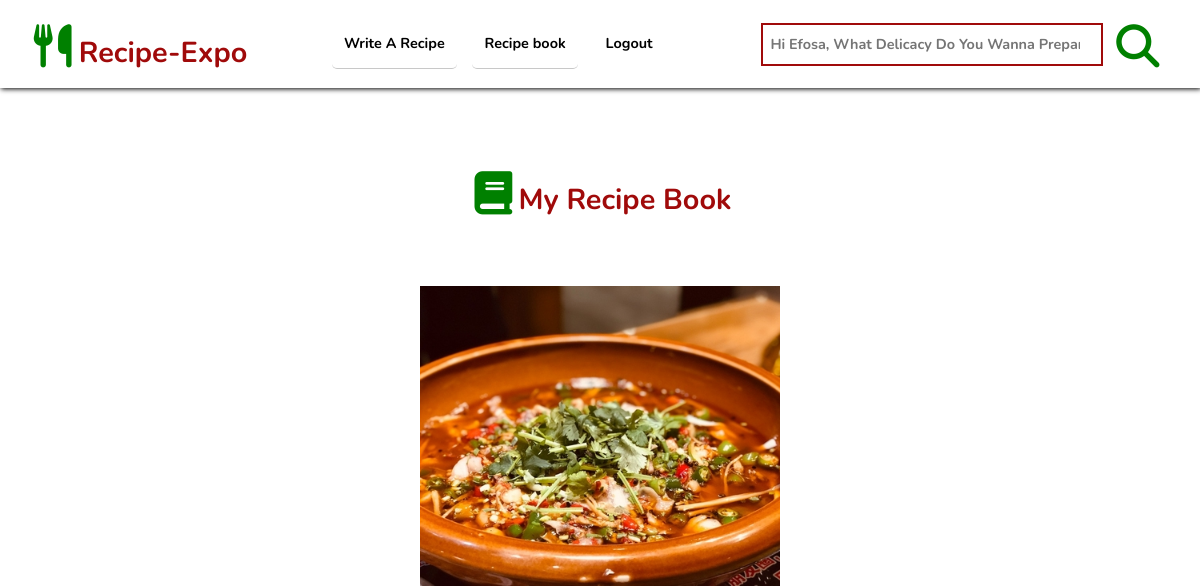
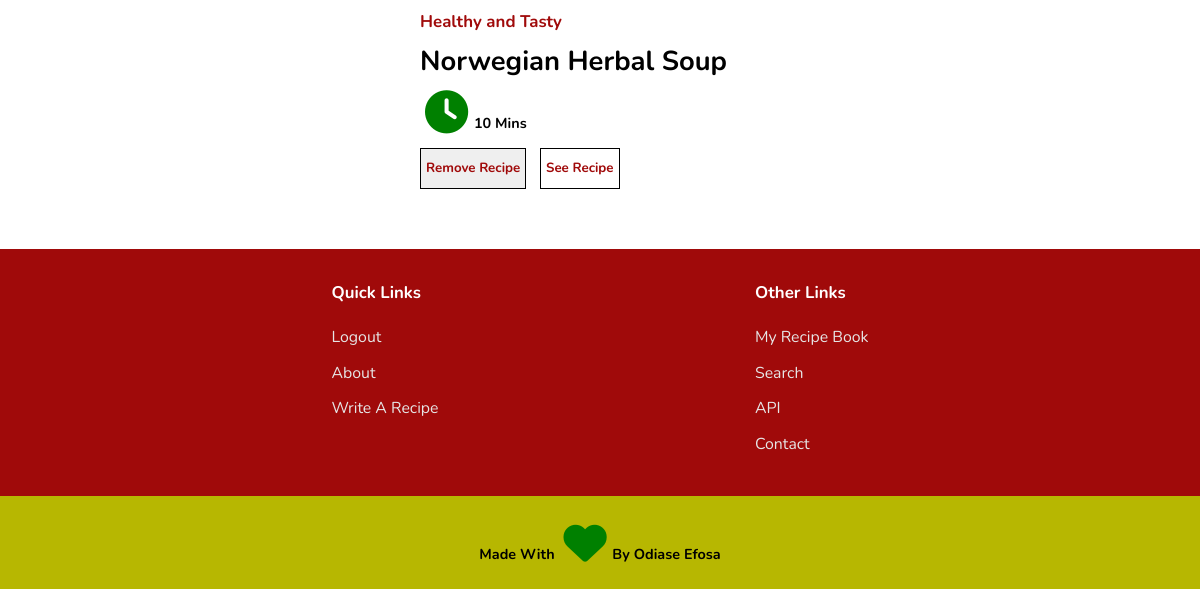
The app's page /recipes/recipe_book/ (signed in), older data (2 pictures, top to bottom).
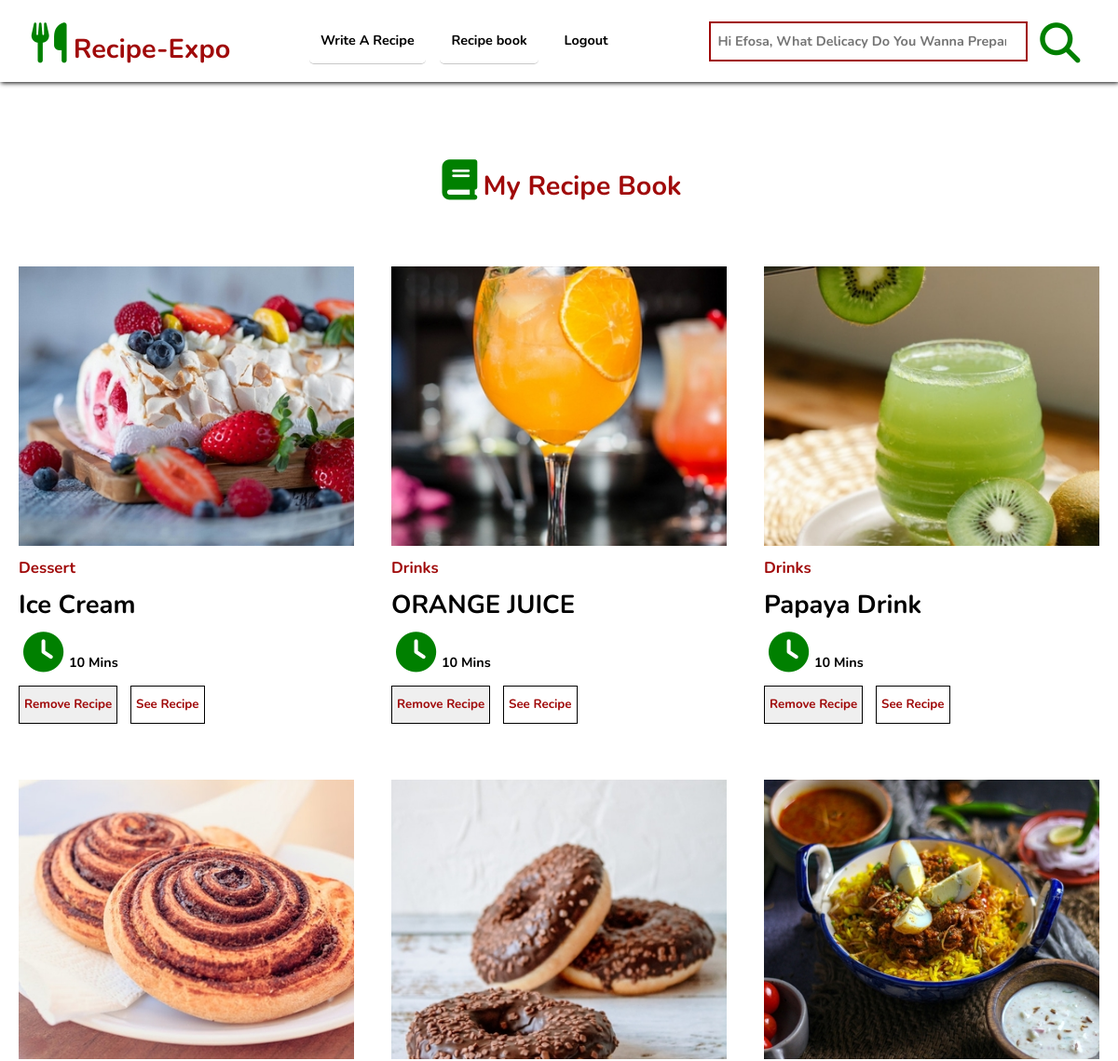
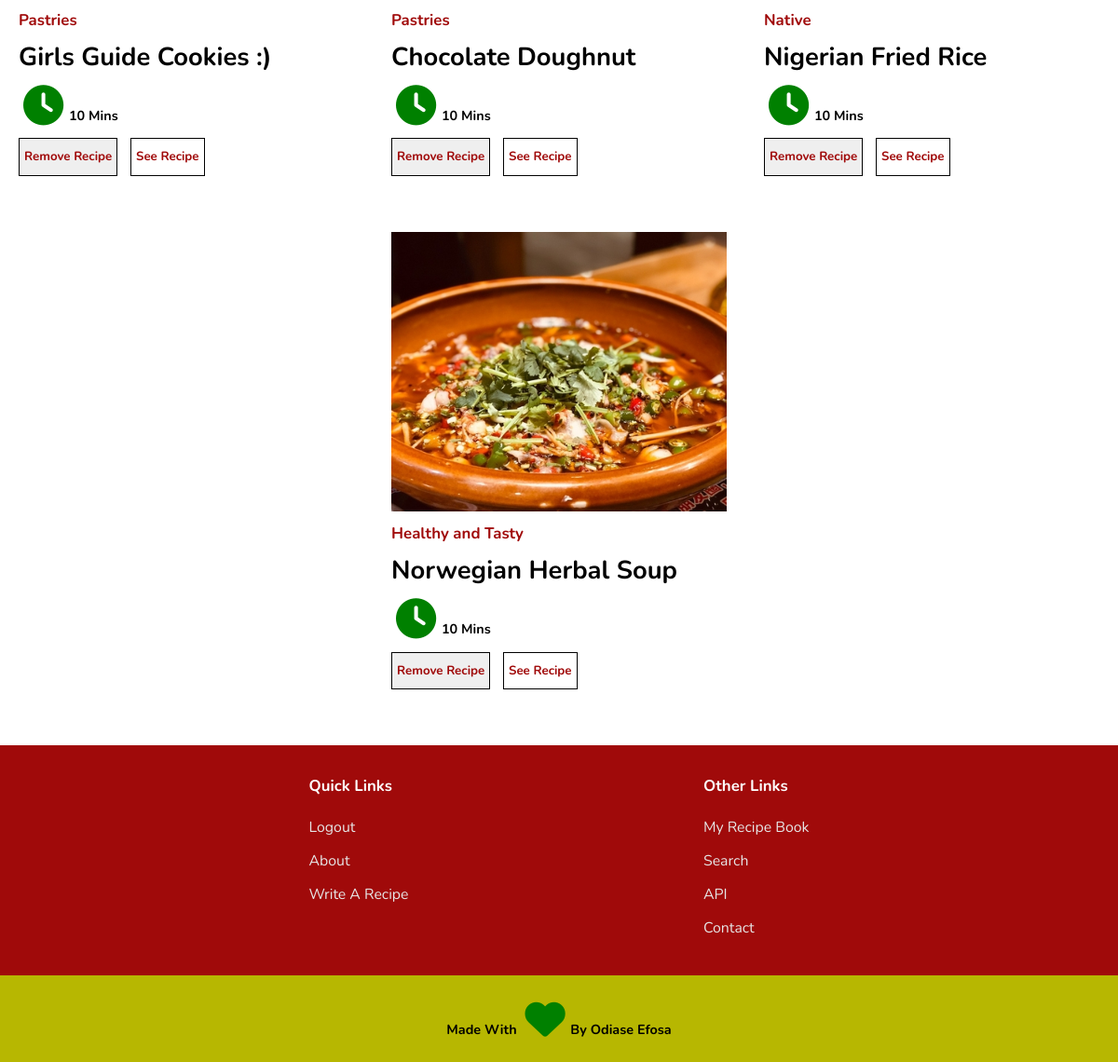
The same page, newer data (2 pictures, top to bottom).
### recipes/models.py (models this page shows, shortened)
class Recipe(models.Model):
    recipe_categories = (
        ('Dessert','Dessert'),
        ('Drinks','Drinks'),
        ('Healthy and Tasty', 'Healthy and Tasty'),
        ('Native', 'Native'),
        ('Pastries', 'Pastries'),
        ('Soup','Soup'),
        ('Veggies', 'Veggies'),
    )
    servings  = (
        ("1 to 3","1 to 3"),
        ("3 to 5","3 to 5"),
        ("5 to 7","5 to 7"),
        ("more Than 7", "more Than 7"),
    )
    user = models.ForeignKey(User,on_delete=models.SET_NULL, related_name = "my_recipes", null = True)
    recipe_name = models.CharField(max_length=200)
    recipe_info = models.TextField(max_length=1000, help_text="Give Some Information About This recipe", blank=True, null = True)
    recipe_image = ResizedImageField(size = [600,600],upload_to = "uploads/recipe_images", force_format = "jpeg", quality = 100)
    recipe_preparation = RichTextField()
    preparation_time = models.IntegerField(help_text="Time to prepare the ingredients, e.g 10 (for 10 minutes)")
    cooking_time = models.IntegerField(help_text="Time to cook the ingredients, e.g 10 (for 10 minutes)")
    category = models.CharField(choices=recipe_categories, max_length=20)
    serving = models.CharField(choices = servings, max_length=15)
    created = models.DateTimeField(auto_now_add=True, blank = True, null = True, editable=False)
    updated = models.DateTimeField(auto_now = True, blank = True, null = True, editable=False)
    youtube_video_url = EmbedVideoField(blank = True, null =True)
    id = models.UUIDField(default=uuid.uuid4, unique = True, primary_key=True)
    slug = models.SlugField(unique = True, max_length = 200)
    class Meta:
        ordering = ['-created']
    def get_absolute_url(self):
        return reverse('single_recipe',args = [str(self.slug),str(self.id)])

### recipes/views.py (the view)
# urls.py: path("recipe_book/", recipe_book, name = "recipe_book"),
@login_required(login_url="login")
def recipe_book(request):
    recipe_book,created = RecipeBook.objects.get_or_create(user = request.user)
    book_recipes = recipe_book.recipes.all()
    api_recipes = recipe_book.api_recipes.all()
    context = {
        'recipe_book': recipe_book,
        'book_recipes': book_recipes,
        'api_recipes':api_recipes
    }
    return render(request, "recipes/recipe-book.html", context)

### recipes/templates/recipes/recipe-book.html (shortened to what this page needs)
{%extends 'home.html' %}
{% load static %}
    {%block styles%}
    <link rel="stylesheet" href="{% static 'styles/recipe-book.css'%}">
    {%endblock styles%}
    {%block content%}
    <main class="recipe-book-main">
        <br><br>
        <div class="recipe-book">
            <h1><i class="fa fa-book"></i>My Recipe Book</h1>
        </div>
        <div class="recipes-wrapper recipe-book-wrapper">
            {% if book_recipes %}
                {%for recipe in book_recipes%}
                    <div class="recipe">
                        <div class="recipe-img">
                            <img src="{{recipe.recipe_image.url}}" alt="">
                        </div>
                        <div class="recipe-info">
                            <h3>{{recipe.category}}</h3>
                            <h2>{{recipe.recipe_name}}</h2>
                            <h4><i class="fa fa-clock"></i> 10 Mins</h4>
                            <form action="" class="remove-form">
                                <button class="remove-btn" type="submit" >Remove Recipe</button>
                                <button class="remove-btn special-btn" type="submit" style="margin-left: 10px;" > <a href=" {{recipe.get_absolute_url}} ">See Recipe</a> </button>
                            </form>
                        </div>
                    </div>
                {%endfor%}
            {%else%}
            <p></p>
            <h3 style="text-align: center; display: inline-block;">You Have Saved No Recipe in Your Book</h3>
            <p></p>
            {%endif%}
        </div>
    </main>
    {%endblock content%}

### templates/home.html (shortened to what this page needs)
{%load static%}
<!DOCTYPE html>
<html lang="en">
<head>
    <link rel="stylesheet" href="{% static 'styles/general.css'%}">
    {%block styles%}{%endblock styles%}
</head>
<body>
    <header>
        <h1><a href=" {% url 'home' %} "><i class="fa fa-utensils"></i>Recipe-Expo</a></h1>
        <nav class="navbar">
            <a href=" {% url 'create_recipe' %} ">Write A Recipe</a>
            <a href=" {% url 'recipe_book' %} ">Recipe book</a>
            {%if user.is_authenticated%}
            <a href=" {% url 'logout'%} ">Logout</a>
            {%else%}
            <a href=" {% url 'sign_up'%} ">Sign Up</a>
            <a href=" {% url 'login' %} ">Login</a>
            {%endif%}
        </nav>
            <form action=" {% url 'search_recipe' %} " method="post" class="search-bar">
                {%if user.is_authenticated%}
                <input type="search" name="search_input" placeholder="Hi {{user.username}}, What Delicacy Do You Wanna prepare?... ">
                {%else%}
                <input type="search" name="search_input" placeholder="What Delicacy Do You Wanna prepare?... ">
                {%endif%}
                <button type="submit">
                    <i class="fa fa-search"></i></button>
            </form>
    </header>
    {%block content%}{%endblock content%}
    <footer>
        <div class="footer-inner-wrapper">
            <div class="footer-category">
                <h3>Quick Links</h3>
                <ul>
                    {% if user.is_authenticated == False %}
                    <li><a href=" {% url 'sign_up' %} ">Sign Up</a></li>
                    <li><a href=" {% url 'login' %} ">Login</a></li>
                    {%else%}
                    <li><a href=" {% url 'logout' %} ">Logout</a></li>
                    {% endif %}
                    <li><a href="">About</a></li>
                    <li><a href=" {% url 'create_recipe' %} ">Write A Recipe</a></li>
                </ul>
            </div>
            <div class="footer-category">
                <h3>Other Links</h3>
                <ul>
                    {% if user.is_authenticated %}
                    <li><a href=" {% url 'recipe_book' %} ">My Recipe Book</a></li>
                    {% endif %}
                    <li><a href=" {% url 'search_recipe' %} ">Search</a></li>
                    <li><a href=" {% url 'api' %} ">API</a></li>
                    <li><a href="">Contact</a></li>
                </ul>
            </div>
        </div>
    </footer>
    <div class="made-with-love">
        <h4>Made With <i class="fa fa-heart"></i> By Odiase Efosa</h4>
    </div>
</body>
</html>

### static/styles/general.css (style rules this page uses)
input[type='search']::placeholder { text-transform: capitalize; }
* { margin: 0; padding: 0; -webkit-box-sizing: border-box; box-sizing: border-box; outline: none; text-decoration: none; list-style: none; font-family: 'Nunito', sans-serif; scroll-padding-top: 80px; scroll-behavior: smooth; line-height: 2rem; }
html { font-size: 80%; }
.special-btn { background-color: white; }
.special-btn a { color: #a00a0a; -webkit-transition: .4s; transition: .4s; width: 100%; height: 100%; display: block; }
header { background-color: white; position: relative; top: 0; left: 0; right: 0; display: -webkit-box; display: -ms-flexbox; display: flex; -webkit-box-pack: justify; -ms-flex-pack: justify; justify-content: space-between; -webkit-box-align: center; -ms-flex-align: center; align-items: center; padding: 1.2em .8em; -webkit-box-shadow: 1px 1px 5px black; box-shadow: 1px 1px 5px black; z-index: 999; }
header h1 a { color: #a00a0a; }
.navbar { position: absolute; top: -100vh; -webkit-transition: .5s; transition: .5s; z-index: 2; background-color: #a00a0a; color: white; }
.navbar a { padding: 10px 12px; font-weight: bold; -webkit-transition: .4s; transition: .4s; color: white; display: block; border-bottom: 1px solid #c8c8c8; }
.navbar a:last-child { border-bottom: none; }
.search-bar { -ms-flex-preferred-size: 35%; flex-basis: 35%; margin-right: 10px; display: -webkit-box; display: -ms-flexbox; display: flex; -webkit-box-align: center; -ms-flex-align: center; align-items: center; -webkit-box-pack: center; -ms-flex-pack: center; justify-content: center; width: 100%; height: 100%; text-align: center; }
.search-bar input { padding: 5px 7px; border: 2px solid #a00a0a; border-radius: 10epx; width: 100%; font-weight: bolder; font-size: 1rem; }
.search-bar button { border: none; background: none; font-size: 1.5rem; margin-left: 8px; -webkit-transition: .4s; transition: .4s; cursor: pointer; }
@media (min-width: 700px) { header { padding: 1.3em 2em; } }
@media (min-width: 800px) { .navbar { position: initial; top: auto; text-align: center; background-color: white; } }
@media (min-width: 800px) { .navbar a { display: inline-block; color: black; margin-right: 12px; border-radius: 5px; } }
footer { width: 100%; background: #a00a0a; color: white; padding: 30px 15px; margin-top: 30px; }
footer .footer-inner-wrapper { display: -webkit-box; display: -ms-flexbox; display: flex; -webkit-box-pack: space-evenly; -ms-flex-pack: space-evenly; justify-content: space-evenly; }
footer .footer-inner-wrapper h3 { margin-bottom: 15px; }
footer li { margin: 7px 0; }
footer a { color: #e6e6e6; font-size: 1.1rem; -webkit-transition: .4s; transition: .4s; }
.made-with-love { width: 100%; padding: 20px; text-align: center; color: white; background: black; background: #b7b701; color: black; }
.fa { font-size: 3rem; width: 50px; height: 50px; position: relative; color: green; padding: 5px; }
@media (min-width: 700px) { html { font-size: 90%; } }

Row changes from the older to the newer data that the page shows:
added Recipe: recipe_image (picture), category "Dessert", recipe_name "Ice Cream"
added Recipe: recipe_image (picture), category "Drinks", recipe_name "ORANGE JUICE"
added Recipe: recipe_image (picture), category "Drinks", recipe_name "Papaya Drink"
added Recipe: recipe_image (picture), category "Pastries", recipe_name "Girls Guide Cookies :)"
added Recipe: recipe_image (picture), category "Pastries", recipe_name "Chocolate Doughnut"
now on this page (row edited): Recipe: recipe_image (picture), category "Native", recipe_name "Nigerian Fried Rice"
